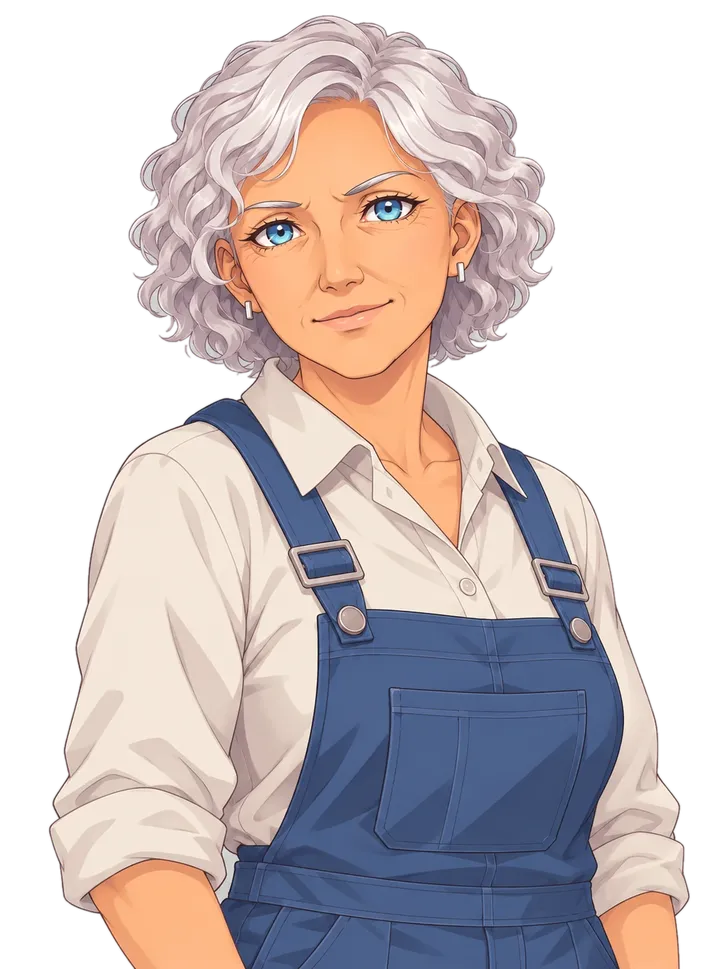
#> input picture vn2/img/char/kate.webp, 728 x 969 px, shrunk from 1087 x 1447 before the run
$ python _head_profile.py
#> lines starting #> are read from the running program, lines starting #| are printed output that depends on the picture; after the words box and inside, x2 and y2 are one past the last pixel; in counts of white or black regions, pixels touching at a corner belong together
# -*- coding: utf-8 -*-
"""Ширина фигуры по строкам (2 % шага): где у Екатерины голова, где плечи, и какого
размера голова у сидящего поэта. Нужно, чтобы сравнить их «в одном кадре»."""
import os
import numpy as np
from PIL import Image

HERE = os.path.dirname(os.path.abspath(__file__))


def profile(path, label):
#> called with path = 'vn2/img/char/kate.webp', label = 'Екатерина (стоит)'
    im = Image.open(path).convert('RGBA')
#> im is the input picture: PIL image 728x969 RGBA; mean R, G, B, A 111.2, 101.3, 101.3, 154.3
    a = np.asarray(im.split()[-1])
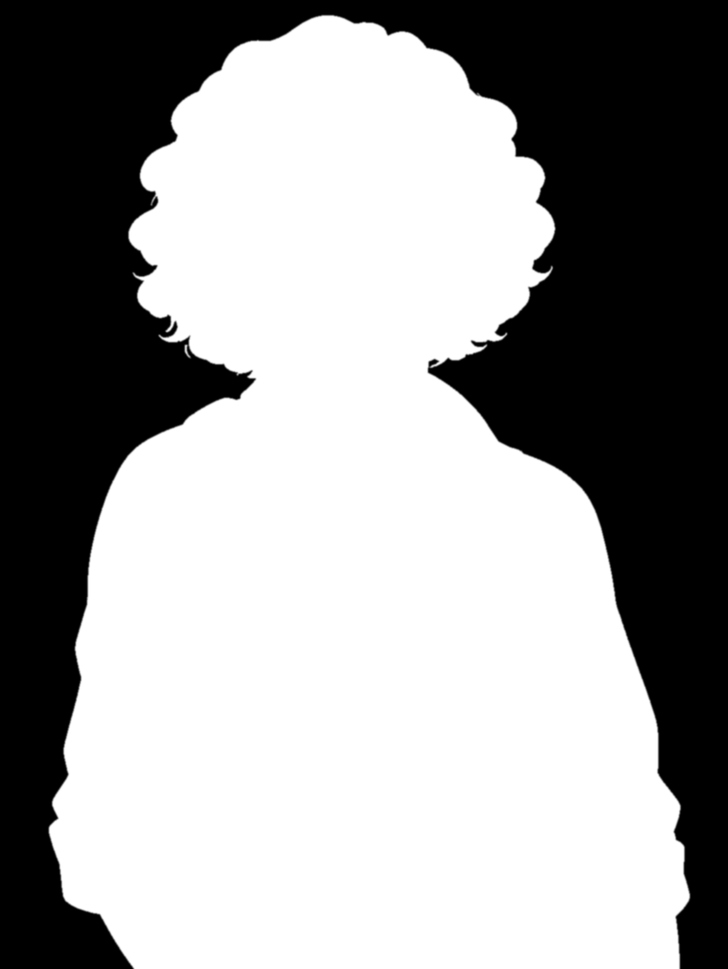
#> a: shape (969, 728); min 0, max 255, mean 154.3
    m = a > 128
#> m: shape (969, 728) bool; 60.5% white; 1 black region, box (x1, y1, x2, y2) and area: (0, 0, 728, 969) 278497
    ys, xs = np.nonzero(m)
    y0, y1 = ys.min(), ys.max()
#> y0 = 15; y1 = 968
    bh = y1 - y0 + 1
#> bh = 954
    print('\n=== %s %dx%d, фигура %d px (%.3f холста) ===' % (label, im.width, im.height,
                                                             bh, bh / im.height))
#| === Екатерина (стоит) 728x969, фигура 954 px (0.985 холста) ===
    print('  %5s %7s %8s' % ('y%', 'ширина', 'px'))
    for k in range(0, 51):
        y = y0 + int(bh * k / 50.0)
        y = min(y, y1)
        cols = np.nonzero(m[y])[0]
        w = (cols.max() - cols.min()) if len(cols) else 0
        print('  %5.0f %7.0f%% %8d' % (100.0 * k / 50.0, 100.0 * w / im.width, w))
#> this loop made 51 passes
#> (y, w) on passes 2 to 13: (34, 127), (53, 216), (72, 249), (91, 274), (110, 336), (129, 343), (148, 355), (167, 399), (186, 398), (205, 384), (224, 422), (243, 417)
#> (y, cols, w) on pass 1: (15, [322, 323, 324, 325, 326, 327, 328, 329, 330, 331, 332], 10)
#|       0       1%       10
#|       2      17%      127
#|       4      30%      216
#|       6      34%      249
#|       8      38%      274
#|      10      46%      336
#|      12      47%      343
#|      14      49%      355
#> (further printed lines are left out)


profile(os.path.join(HERE, 'vn2', 'img', 'char', 'kate.webp'), 'Екатерина (стоит)')
profile(os.path.join(HERE, 'assets', 'sprites', 'poet_seat_neutral.png'), 'Поэт (сидит)')
#> (the run stopped early here; a loop or call above may not have finished)

$ run again, with vn2/img/char/poet.webp copied over vn2/img/char/kate.webp
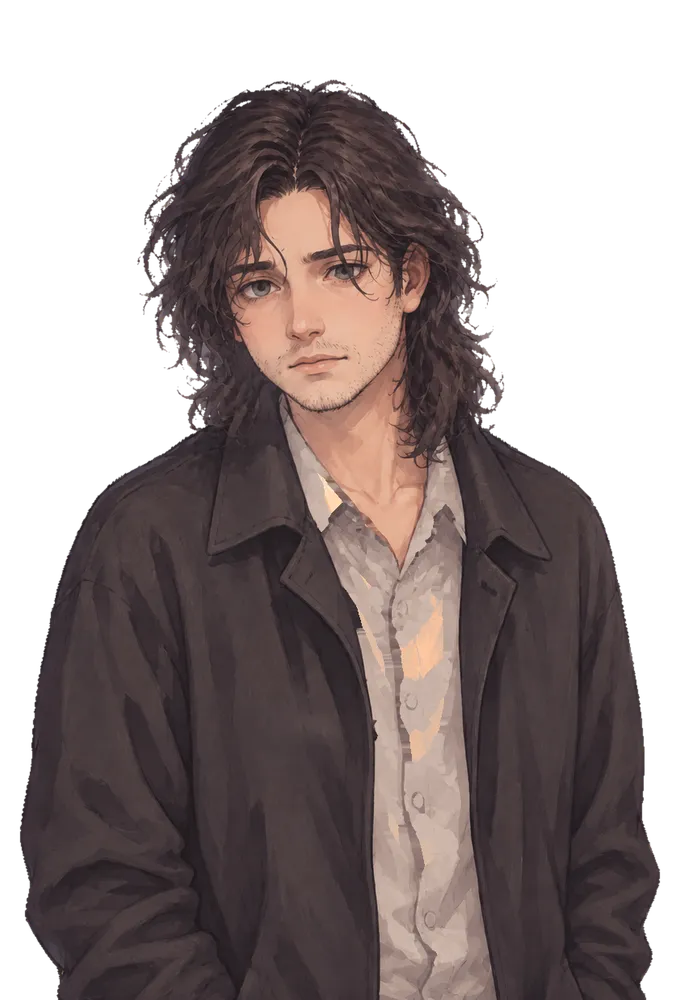
#> input picture vn2/img/char/poet.webp, 680 x 1000 px, shrunk from 842 x 1239 before the run
#> in profile, im is the input picture: PIL image 680x1000 RGBA; mean R, G, B, A 59.9, 48.9, 48.1, 157.2
#> in profile, `a = np.asarray(im.split()[-1])`:
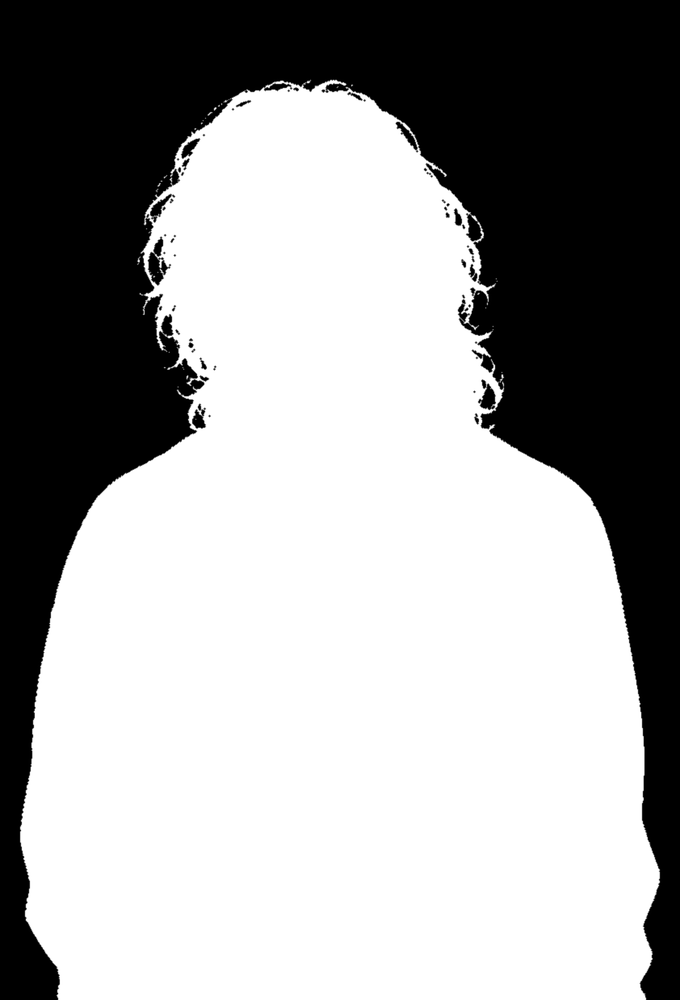
#> a: shape (1000, 680); min 0, max 255, mean 157.2
#> m: shape (1000, 680) bool; 61.6% white; 56 black regions (41 under 20 px), largest, box (x1, y1, x2, y2) and area: (0, 0, 680, 1000) 258971, (148, 237, 171, 285) 486, (150, 194, 175, 222) 207
#> y0 = 80; y1 = 999
#> bh = 920
#| === Екатерина (стоит) 680x1000, фигура 920 px (0.920 холста) ===
#> the loop in profile, `for k in range(0, 51):` made 51 passes
#> (y, w) on passes 2 to 9: (98, 137), (116, 176), (135, 223), (153, 244), (172, 272), (190, 283), (208, 315), (227, 327)
#> (printed output is left out)

$ run again, with vn2/img/char/poet_interested.webp copied over vn2/img/char/kate.webp
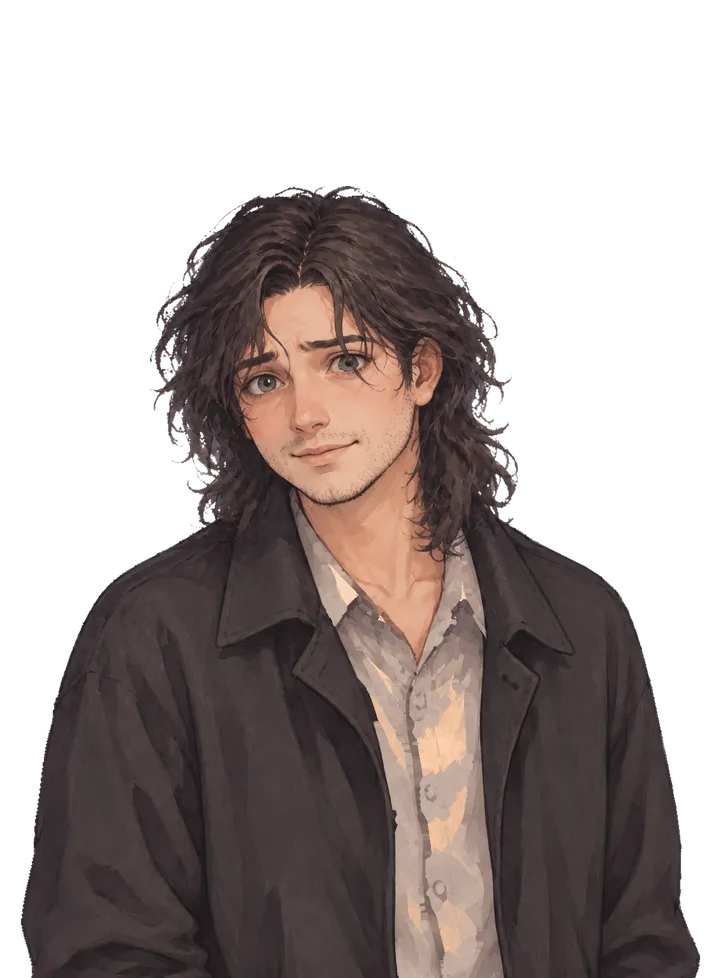
#> input picture vn2/img/char/poet_interested.webp, 721 x 978 px, shrunk from 1131 x 1534 before the run
#> in profile, im is the input picture: PIL image 721x978 RGBA; mean R, G, B, A 49.9, 40.7, 38.8, 130.2
#> in profile, `a = np.asarray(im.split()[-1])`:
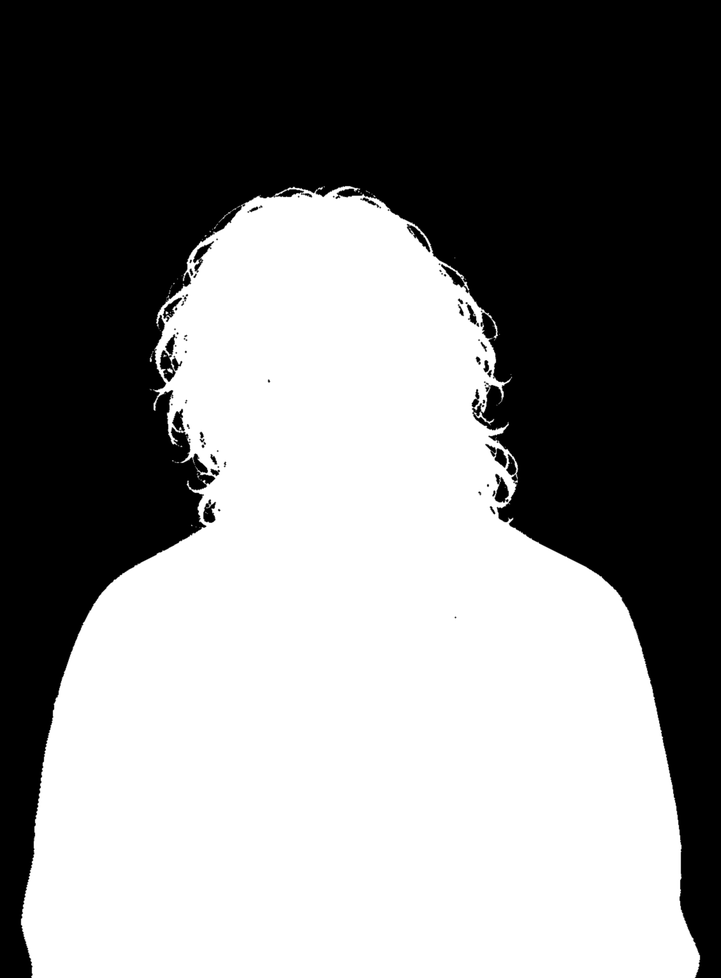
#> a: shape (978, 721); min 0, max 255, mean 130.2
#> m: shape (978, 721) bool; 51% white; 69 black regions (50 under 20 px), largest, box (x1, y1, x2, y2) and area: (0, 0, 721, 978) 342808, (160, 334, 182, 382) 430, (495, 474, 509, 503) 248
#> y0 = 186; y1 = 977
#> bh = 792
#| === Екатерина (стоит) 721x978, фигура 792 px (0.810 холста) ===
#> the loop in profile, `for k in range(0, 51):` made 51 passes
#> (y, w) on passes 2 to 9: (201, 131), (217, 176), (233, 208), (249, 237), (265, 260), (281, 273), (296, 302), (312, 327)
#> (printed output is left out)

$ run again, with vn2/img/char/poet_seat.webp copied over vn2/img/char/kate.webp
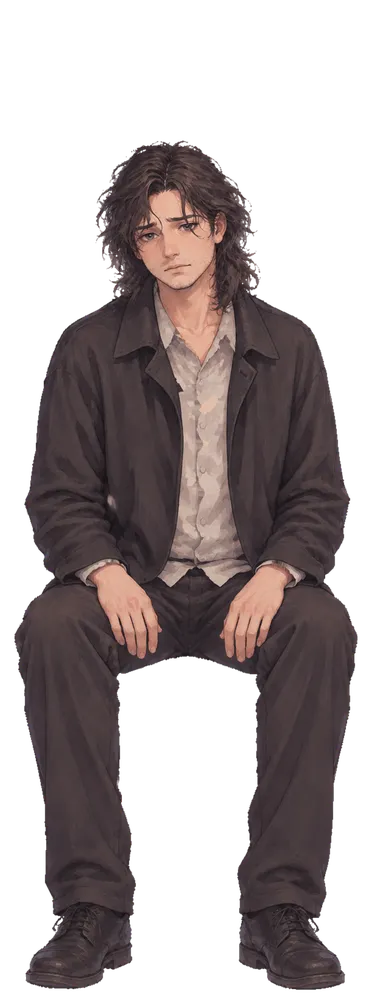
#> input picture vn2/img/char/poet_seat.webp, 372 x 1000 px, shrunk from 611 x 1642 before the run
#> in profile, im is the input picture: PIL image 372x1000 RGBA; mean R, G, B, A 45.9, 37.3, 37.4, 124.5
#> in profile, `a = np.asarray(im.split()[-1])`:
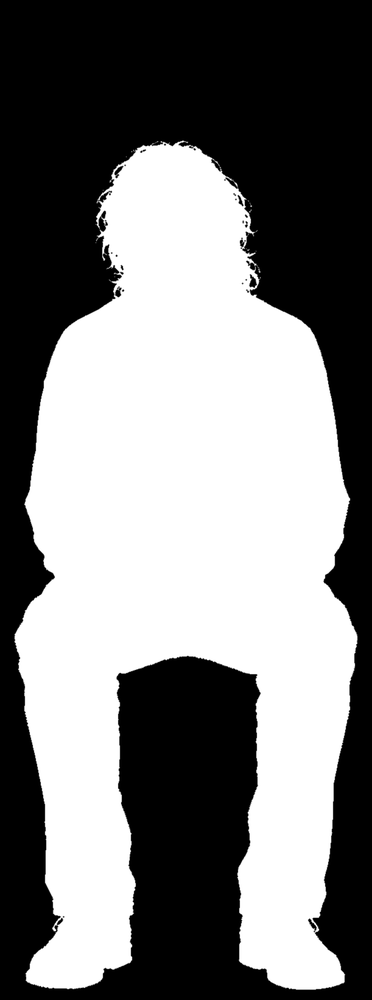
#> a: shape (1000, 372); min 0, max 255, mean 124.5
#> in profile, `m = a > 128`:
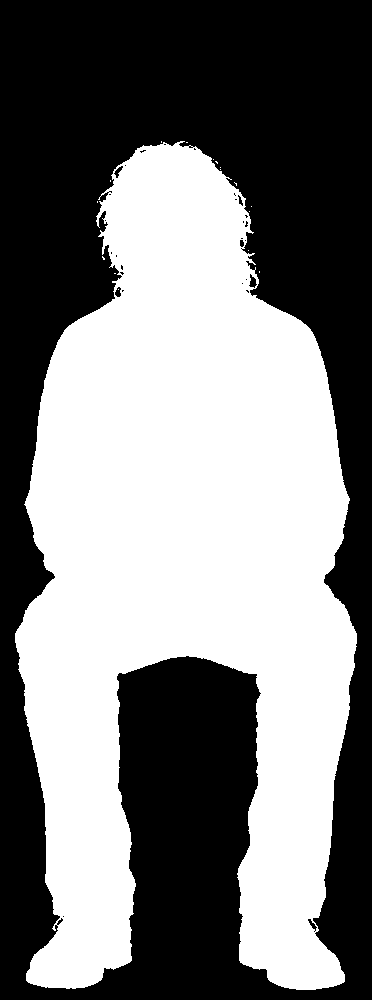
#> m: shape (1000, 372) bool; 48.8% white; 17 white regions (16 under 20 px), largest, box (x1, y1, x2, y2) and area: (15, 141, 357, 990) 181506
#> y0 = 141; y1 = 989
#> bh = 849
#| === Екатерина (стоит) 372x1000, фигура 849 px (0.849 холста) ===
#> the loop in profile, `for k in range(0, 51):` made 51 passes
#> (y, w) on passes 2 to 9: (157, 80), (174, 111), (191, 133), (208, 143), (225, 152), (242, 143), (259, 148), (276, 134)
#> (printed output is left out)
